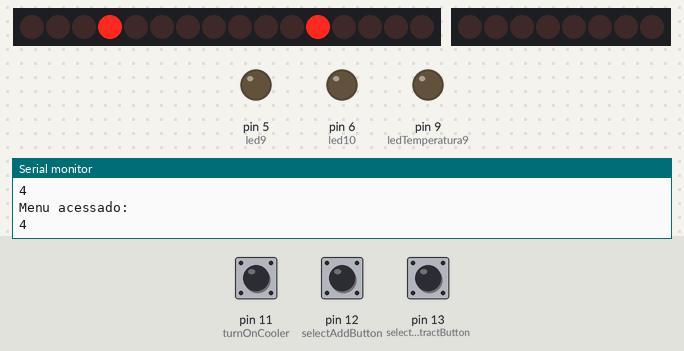
The program below on a simulated Arduino Uno, built with avr-gcc and run on an emulated ATmega328P. Shown: 16 shift-register outputs drawn as a row of LEDs (first output left, lit = HIGH), 8 shift-register outputs drawn as a row of LEDs (first output left, lit = HIGH), output pins drawn as LEDs (lit = HIGH), the last lines printed to the serial monitor. Wiring (inferred from the names in the program): 2 × shift register (74HC595): data pin 2; shift clock pin 4; latch pin 3; shift register (74HC595): data pin 8; shift clock pin 7. Wiring (inferred from the signals the program sends): 2 × row of LEDs: on Q0, Q1, Q2, Q3, Q4, Q5, Q6, Q7, Q8, Q9, Q10, Q11, Q12, Q13, Q14, Q15 / on Q0, Q1, Q2, Q3, Q4, Q5, Q6, Q7. Inputs (shaded band) come from the test bench; at power-on: pin 12 (selectAddButton) HIGH, pin 11 (turnOnCooler) HIGH, pin 13 (selectSubtractButton) HIGH. Pins used as bus, display or sensor lines are not drawn.

Above: at 1.6 s.
1.7 s: pin 12 (selectAddButton) pulled LOW for 0.5 s
At 3.51 s:
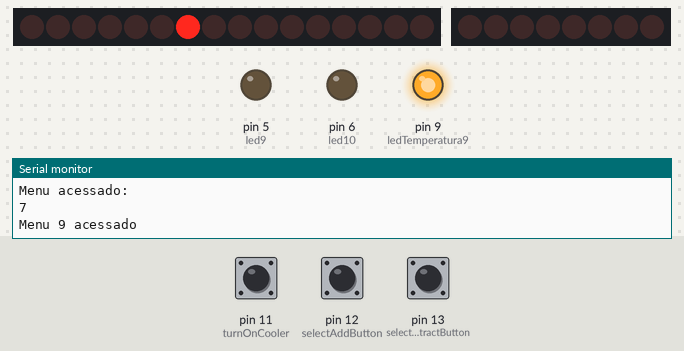
3.9 s: pin 12 (selectAddButton) pulled LOW for 1 s
At 3.91 s:
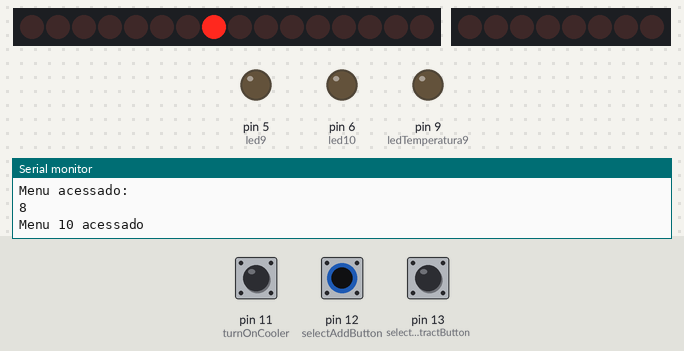
6.4 s: pin 12 (selectAddButton) pulled LOW for 3.2 s
At 8.64 s:
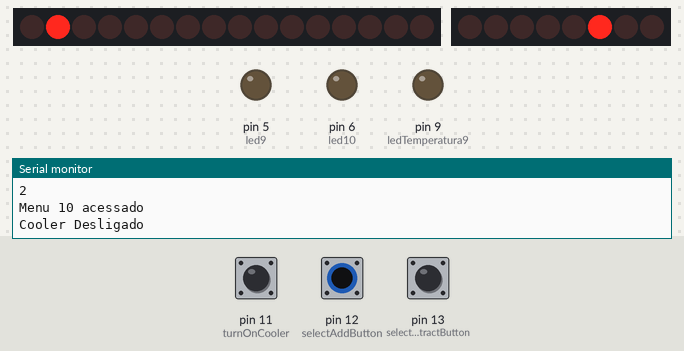
11.1 s: pin 11 (turnOnCooler) pulled LOW for 0.5 s
At 11.55 s:
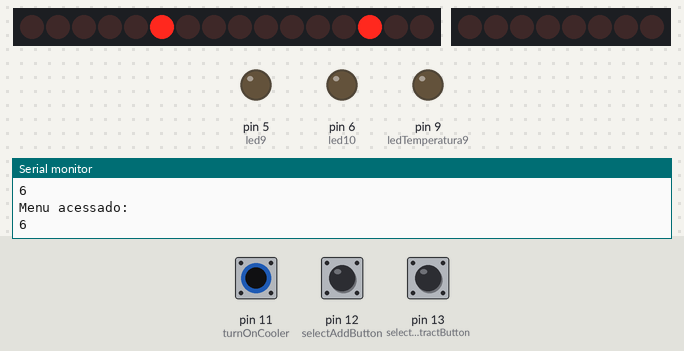
14.1 s: pin 12 (selectAddButton) pulled LOW for 3.2 s
At 17.68 s:
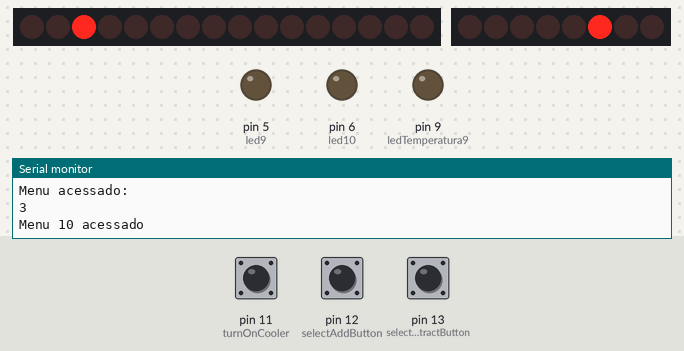
18.8 s: pin 11 (turnOnCooler) pulled LOW for 1 s
At 19.69 s:
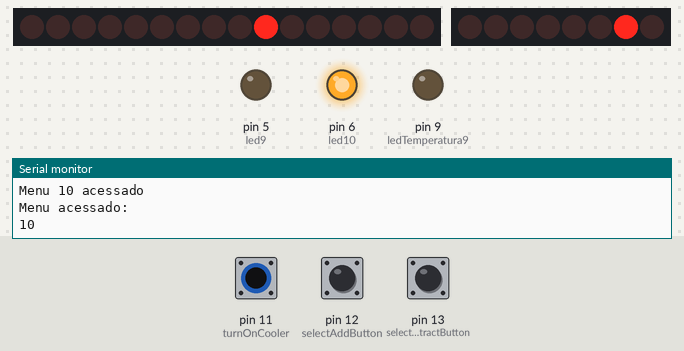
Timing chart, 0 to 26.2 s (numbered marks = the images above; inputs shaded):
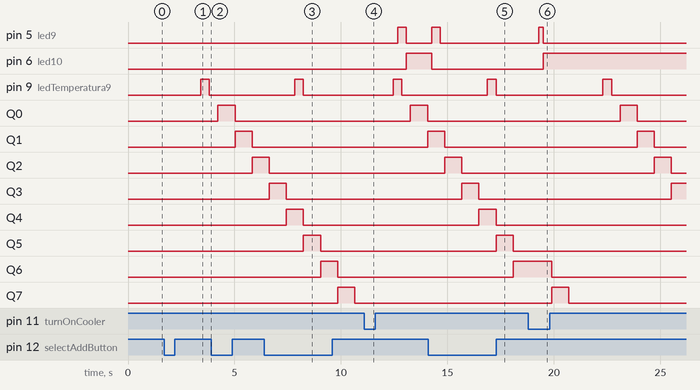

Measured:
- after the input at 1.7 s, pin 5 (led9): stays LOW (without the input it goes to HIGH after 1.5 s); pin 6 (led10): stays LOW (without the input it goes to HIGH after 1.9 s)
- after the input at 3.9 s, pin 5 (led9): stays LOW (without the input it goes to HIGH after 0.12 s); pin 6 (led10): stays LOW (without the input it goes to HIGH after 0.52 s)
- after the input at 6.4 s, pin 5 (led9): stays LOW (without the input it goes to HIGH after 0.03 s); pin 6 (led10): stays LOW (without the input it goes to HIGH after 0.43 s)
- after the input at 14.1 s, pin 5 (led9): LOW → HIGH after 0.17 s, → LOW 0.40 s later; pin 6 (led10): HIGH → LOW after 0.17 s
- after the input at 18.8 s, pin 6 (led10): LOW → HIGH after 0.69 s instead of 1.5 s

The program:

main.cpp
```cpp
#include <Arduino.h>

#define dataPin 2
#define latchPin 3
#define clockPin 4

#define ledTemperatura9 9
#define ledTemperatura10 8
#define led9 5
#define led10 6
#define ledCooler 7

#define selectSubtractButton 13
#define selectAddButton 12
#define turnOnCooler 11

int menu = 0;
int temperatura = 0;
bool ligaCooler = false;

byte acendeLed[10];

void setup() {
  //Inicia a serial para 9600
  Serial.begin(9600);

  acendeLed[0] = 0;
  acendeLed[1] = 1;
  acendeLed[2] = 2;
  acendeLed[3] = 4;
  acendeLed[4] = 8;
  acendeLed[5] = 16;
  acendeLed[6] = 32;
  acendeLed[7] = 64;
  acendeLed[8] = 128;

  //Define os leds de que representarão o menu, como saída
  DDRD = B11111111;

  pinMode(ledTemperatura9,OUTPUT);
  pinMode(ledTemperatura10,OUTPUT);
  digitalWrite(ledTemperatura9, LOW);
  digitalWrite(ledTemperatura10, LOW);

  //Define o pino de entrada dobotão
  pinMode(selectSubtractButton, INPUT_PULLUP);
  pinMode(selectAddButton, INPUT_PULLUP);
  pinMode(turnOnCooler,INPUT_PULLUP);
}

void loop() {

  if(digitalRead(selectAddButton)){
  	incrementMenu();
  }else if(digitalRead(selectSubtractButton)){
    decrementMenu();
  }

  if(digitalRead(turnOnCooler)){
    ligaCooler = !ligaCooler;
    temperatura++;
    temperatura = temperatura == 11 ? 0 : temperatura;
    digitalWrite(ledCooler, ligaCooler);
    if(ligaCooler){
      Serial.println("Cooler Ligado");
    }else{
      Serial.println("Cooler Desligado");
    }
    atualizateMenu();
  }

}

void shiftRegisterValue(int value,int value2 ){

  digitalWrite(latchPin, LOW);

  shiftOut(dataPin, clockPin, MSBFIRST, value2);
  shiftOut(dataPin, clockPin, MSBFIRST, value);

  digitalWrite(latchPin, HIGH);
}

void atualizateMenu(){

  if (menu == 9){
    digitalWrite(led10, LOW);
    digitalWrite(led9, HIGH);
    shiftRegisterValue(acendeLed[0],acendeLed[temperatura]);
    Serial.println("Menu 9 acessado");
  }else if(menu == 10){
    digitalWrite(led9, LOW);
    digitalWrite(led10, HIGH);
    shiftRegisterValue(acendeLed[0],acendeLed[temperatura]);
    Serial.println("Menu 10 acessado");
  }else{
    digitalWrite(led9, LOW);
    digitalWrite(led10, LOW);
    shiftRegisterValue(acendeLed[menu],acendeLed[temperatura]);
    Serial.println("Menu acessado:");
    Serial.println(menu);
  }


  if (temperatura == 9){
    digitalWrite(ledTemperatura10, LOW);
    digitalWrite(ledTemperatura9, HIGH);
    shiftRegisterValue(acendeLed[menu],acendeLed[0]);
    Serial.println("Menu 9 acessado");
  }else if(temperatura == 10){
    digitalWrite(ledTemperatura9, LOW);
    digitalWrite(ledTemperatura10, HIGH);
    shiftRegisterValue(acendeLed[menu],acendeLed[0]);
    Serial.println("Menu 10 acessado");
  }else{
    digitalWrite(ledTemperatura9, LOW);
    digitalWrite(ledTemperatura10, LOW);
    shiftRegisterValue(acendeLed[menu],acendeLed[temperatura]);
    Serial.println("Menu acessado:");
    Serial.println(menu);
  }

  delay(200);
}

void incrementMenu(){
  //Verificação responsável por incrementar o menu e resetar ele apóschegar ao ultimo
  if (menu <=9)
  {
    menu++;
  }
  atualizateMenu();
}

void decrementMenu(){
  //Verificação responsável por decrementar o menus
  if (menu >=1)
  {
    menu--;
  }
  atualizateMenu();
}
```
